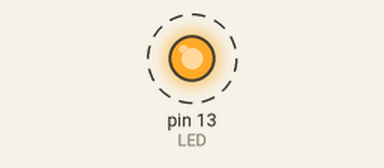
Simulated run of this sketch. Board: Arduino Uno, built with avr-gcc and run on an emulated ATmega328P. Parts: output pins drawn as LEDs (lit = HIGH). Dashed ring = blinking.

Above: at 0.2 s.
Timing chart, 0 to 3.0 s (numbered marks = the images above):
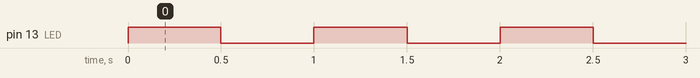

The sketch:

HW3-Problem4.ino
```cpp
// Adv. Mech Spring 2025
// Team 3 Santiago Bernheim - Alejandro Ojeda - Nishant Pushparaju
// HW3 Problem 4

void setup() {
  DDRB |= (1 << DDB5); // Built-in LED (PB5) as output

  // Timer1 settings
  TCCR1A = 0; // Normal mode
  TCCR1B = (1 << WGM12) | (1 << CS12) | (1 << CS10); // CTC, prescaler 1024
  OCR1A = 7812; // 0.5s interval
  TIMSK1 = (1 << OCIE1A); // Enable interrupt
  sei(); // Enable global interrupts
}

void loop() {}

ISR(TIMER1_COMPA_vect) {
  PORTB ^= (1 << PB5); // Toggle LED
}
```

Measured:
- by itself, pin 13 (LED): alternates HIGH for 0.50 s and LOW for 0.50 s
